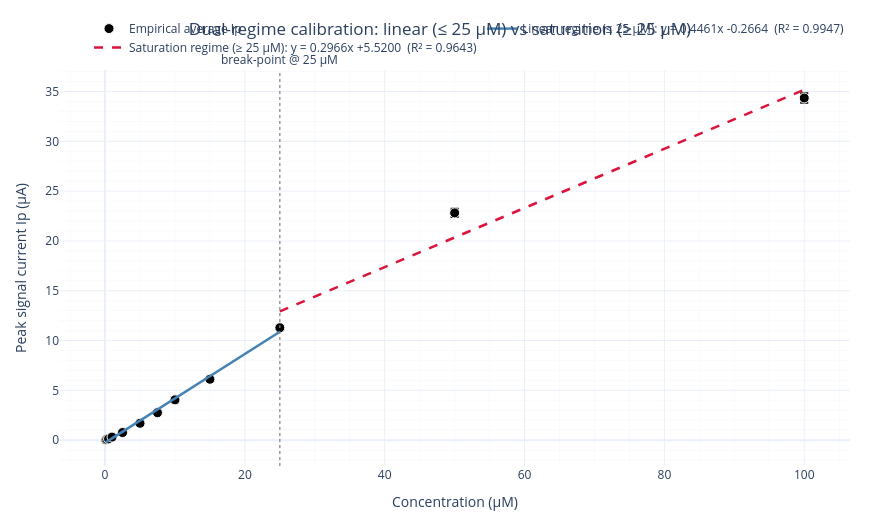

Write notebook code for a chart like this one.
### Markdown cell above
---
## Characterising the Ip-Concentration Relationship

### Why Linear Interpolation Fails Above 25 µM

The Ip–concentration relationship is linear only at low concentrations. At higher concentrations, the relationship is no longer linear because the surface saturation effects reduce the marginal current per added molecule. (signal saturation)

The concrete data ilustrates:

| Segment | Δc | Expected ΔIp (linear) | Observed ΔIp ratio |
|---|---|---|---|
| 5 → 10 µM | ×2 | ×2 | ~×2 |
| 50 → 100 µM | ×2 | ×2 | ~×1.5 |

Linear interpolation in the 50–100 µM segment would systematically over-predict Ip, producing physically invalid synthetic records.

### Solution: PCHIP Spline on Empirical Ip Values

I try the Piecewise Cubic Hermite Interpolating Polynomial (PCHIP) to the 12 Ip values. PCHIP preserves monotonicity between data points (no oscillation artefacts) and captures the sub-linear rolloff at high concentrations.

The corrected interpolation weight `α_PCHIP` is derived from the PCHIP Ip–curve rather than from the raw concentration fraction:

$$\alpha_{\text{PCHIP}} = \frac{\hat{I}_p(c_{\text{target}}) - \hat{I}_p(c_{\text{low}})}{\hat{I}_p(c_{\text{high}}) - \hat{I}_p(c_{\text{low}})}$$

(pozitia relativa a valorii tinta in interiorul unui „segment” definit de doua puncte de calibrare cunoscute.)


This maps the concentration target to a current-space interpolation weight, so the blended curve has exactly the Ip the PCHIP model predicts (not what a naive linear α would produce - it would go in the middle if naive, but using PCHIP because of the saturation, la $15 \mu M$ curentul ar putea fi deja la $70\%$ din valoarea maximă a intervalului, nu la $50\%$).

For the 50–100 µM example with a target of 75 µM:

- Linear α = (75 − 50)/(100 − 50) = **0.50** → Ip_blend = 0.50 × Ip₅₀ + 0.50 × Ip₁₀₀  
- PCHIP α ≈ **0.40** (because the curve bends sub-linearly) → lower Ip blend, physically correct

### Code cell
# Load the CC (calibration curve summary) sheet from the same workbook.
# It contains the **average peak signal per concentration** with stdev bars.
calibration_summary_df = pd.read_excel(DATASET_PATH, sheet_name='CC')

# Columns 10, 17 and 18 hold Concentration, Average Signal, Stdev (rows 4..15).
calibration_summary_df = calibration_summary_df.iloc[4:16, [10, 17, 18]].copy()
calibration_summary_df.columns = ['Concentration', 'Signal', 'Stdev']
calibration_summary_df = (calibration_summary_df
                          .apply(pd.to_numeric, errors='coerce')
                          .dropna()
                          .sort_values('Concentration')
                          .reset_index(drop=True))

# Split at the 25 µM saturation break-point
low_data  = calibration_summary_df[calibration_summary_df['Concentration'] <= 25.0]
high_data = calibration_summary_df[calibration_summary_df['Concentration'] >= 25.0]

# Two linear fits (one per regime)
slope_low,  intercept_low,  r_low,  *_ = linregress(low_data['Concentration'],  low_data['Signal'])
slope_high, intercept_high, r_high, *_ = linregress(high_data['Concentration'], high_data['Signal'])

# Build an interactive Plotly figure showing both regimes
dual_regime_figure = go.Figure()

# Empirical points with error bars (the actual measurements)
dual_regime_figure.add_trace(go.Scatter(
    x=calibration_summary_df['Concentration'],
    y=calibration_summary_df['Signal'],
    error_y=dict(type='data', array=calibration_summary_df['Stdev'], visible=True, color='black'),
    mode='markers', name='Empirical average Ip',
    marker=dict(color='black', size=10, symbol='circle',
                line=dict(color='white', width=1)),
    hovertemplate='c = %{x:.2f} µM<br>Ip = %{y:.4f} µA<extra></extra>',
))

# Linear-regime fit (blue, ≤ 25 µM)
x_low_fit = np.linspace(low_data['Concentration'].min(), 25, 50)
dual_regime_figure.add_trace(go.Scatter(
    x=x_low_fit, y=intercept_low + slope_low * x_low_fit,
    mode='lines',
    name=f'Linear regime (≤ 25 µM): y = {slope_low:.4f}x {intercept_low:+.4f}  (R² = {r_low**2:.4f})',
    line=dict(color='steelblue', width=2.5),
))

# Saturation-regime fit (red, ≥ 25 µM) 
dual_regime_figure.add_trace(go.Scatter(
    x=x_high_fit, y=intercept_high + slope_high * x_high_fit,
    mode='lines',
    name=f'Saturation regime (≥ 25 µM): y = {slope_high:.4f}x {intercept_high:+.4f}  (R² = {r_high**2:.4f})',
    line=dict(color='crimson', width=2.5, dash='dash'),
))

# Vertical guide at the break-point
dual_regime_figure.add_vline(
    x=25.0, line=dict(color='gray', dash='dot', width=1.2),
    annotation_text='break-point @ 25 µM', annotation_position='top',
)

apply_default_plotly_layout(
    dual_regime_figure,
    title_text='Dual-regime calibration: linear (≤ 25 µM) vs saturation (≥ 25 µM)',
    xaxis_title='Concentration (µM)',
    yaxis_title='Peak signal current Ip (µA)',
)
dual_regime_figure.show()

# Slope ratio is the headline number (quantifies how much the sensor "softens")
slope_ratio = slope_low / slope_high
print(f"Linear slope (≤ 25 µM): {slope_low:.4f} µA/µM   |   R² = {r_low**2:.4f}")
print(f"Saturated slope (≥ 25 µM): {slope_high:.4f} µA/µM  |   R² = {r_high**2:.4f}")
print(f"Slope ratio (low / high) = {slope_ratio:.2f}×   <-- this is the headline non-linearity")

### Figure 1 — Plotly figure (JSON) as saved in the notebook; plotly's stock layout.template omitted (floating-point values rounded to 4 significant figures)
{"data": [{"error_y": {"array": [0.003347, 0.005508, 0.004806, 0.04703, 0.03394, 0.08359, 0.1799, 0.07569, 0.1042, 0.03408, 0.4134, 0.4777], "color": "black", "type": "data", "visible": true}, "hovertemplate": "c = %{x:.2f} µM<br>Ip = %{y:.4f} µA<extra></extra>", "marker": {"color": "black", "line": {"color": "white", "width": 1}, "size": 10, "symbol": "circle"}, "mode": "markers", "name": "Empirical average Ip", "type": "scatter", "x": [0.1, 0.25, 0.5, 1.0, 2.5, 5.0, 7.5, 10.0, 15.0, 25.0, 50.0, 100.0], "y": [0.0192, 0.06467, 0.1265, 0.3043, 0.761, 1.69, 2.752, 4.045, 6.11, 11.29, 22.82, 34.35]}, {"line": {"color": "steelblue", "width": 2.5}, "mode": "lines", "name": "Linear regime (≤ 25 µM): y = 0.4461x -0.2664  (R² = 0.9947)", "type": "scatter", "x": [0.1, 0.6082, 1.116, 1.624, 2.133, 2.641, 3.149, 3.657, 4.165, 4.673, 5.182, 5.69, 6.198, 6.706, 7.214, 7.722, 8.231, 8.739, 9.247, 9.755, 10.26, 10.77, 11.28, 11.79, 12.3, 12.8, 13.31, 13.82, 14.33, 14.84, 15.34, 15.85, 16.36, 16.87, 17.38, 17.89, 18.39, 18.9, 19.41, 19.92, 20.43, 20.93, 21.44, 21.95, 22.46, 22.97, 23.48, 23.98, 24.49, 25.0], "y": [-0.2218, 0.00488, 0.2316, 0.4583, 0.685, 0.9117, 1.138, 1.365, 1.592, 1.818, 2.045, 2.272, 2.499, 2.725, 2.952, 3.179, 3.405, 3.632, 3.859, 4.085, 4.312, 4.539, 4.766, 4.992, 5.219, 5.446, 5.672, 5.899, 6.126, 6.352, 6.579, 6.806, 7.033, 7.259, 7.486, 7.713, 7.939, 8.166, 8.393, 8.619, 8.846, 9.073, 9.3, 9.526, 9.753, 9.98, 10.21, 10.43, 10.66, 10.89]}, {"line": {"color": "crimson", "dash": "dash", "width": 2.5}, "mode": "lines", "name": "Saturation regime (≥ 25 µM): y = 0.2966x +5.5200  (R² = 0.9643)", "type": "scatter", "x": [25.0, 26.53, 28.06, 29.59, 31.12, 32.65, 34.18, 35.71, 37.24, 38.78, 40.31, 41.84, 43.37, 44.9, 46.43, 47.96, 49.49, 51.02, 52.55, 54.08, 55.61, 57.14, 58.67, 60.2, 61.73, 63.27, 64.8, 66.33, 67.86, 69.39, 70.92, 72.45, 73.98, 75.51, 77.04, 78.57, 80.1, 81.63, 83.16, 84.69, 86.22, 87.76, 89.29, 90.82, 92.35, 93.88, 95.41, 96.94, 98.47, 100.0], "y": [12.93, 13.39, 13.84, 14.3, 14.75, 15.2, 15.66, 16.11, 16.56, 17.02, 17.47, 17.93, 18.38, 18.83, 19.29, 19.74, 20.2, 20.65, 21.1, 21.56, 22.01, 22.47, 22.92, 23.37, 23.83, 24.28, 24.74, 25.19, 25.64, 26.1, 26.55, 27.0, 27.46, 27.91, 28.37, 28.82, 29.27, 29.73, 30.18, 30.64, 31.09, 31.54, 32.0, 32.45, 32.91, 33.36, 33.81, 34.27, 34.72, 35.18]}], "layout": {"annotations": [{"showarrow": false, "text": "break-point @ 25 µM", "x": 25, "xanchor": "center", "xref": "x", "y": 1, "yanchor": "bottom", "yref": "y domain"}], "height": 520, "legend": {"orientation": "h", "x": 1, "xanchor": "right", "y": 1.02, "yanchor": "bottom"}, "margin": {"b": 50, "l": 60, "r": 30, "t": 70}, "shapes": [{"line": {"color": "gray", "dash": "dot", "width": 1.2}, "type": "line", "x0": 25, "x1": 25, "xref": "x", "y0": 0, "y1": 1, "yref": "y domain"}], "title": {"text": "Dual-regime calibration: linear (≤ 25 µM) vs saturation (≥ 25 µM)", "x": 0.5, "xanchor": "center"}, "width": 880, "xaxis": {"minor": {"showgrid": true}, "showgrid": true, "title": {"text": "Concentration (µM)"}}, "yaxis": {"minor": {"showgrid": true}, "showgrid": true, "title": {"text": "Peak signal current Ip (µA)"}}}}
